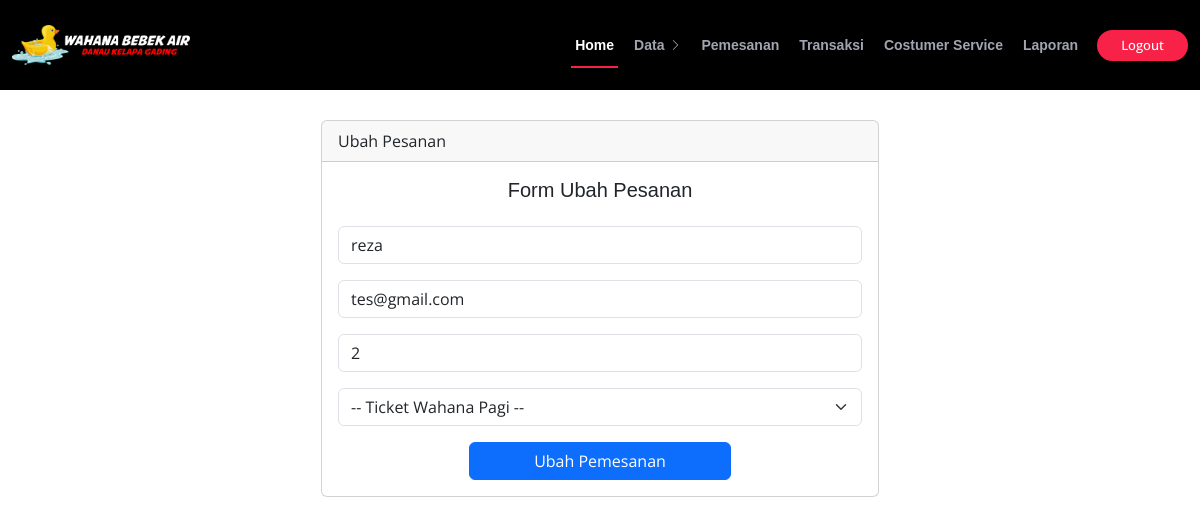
Screenshot of /pelanggan/ref/ubh-psn.php?id=12 (signed in) with the database file from the repository.
### tables this page shows
CREATE TABLE `tbl_pesanan` (
  `id` int(11) NOT NULL,
  `kp` varchar(50) NOT NULL,
  `pemesan` varchar(50) NOT NULL,
  `nama` varchar(50) NOT NULL,
  `email` varchar(30) NOT NULL,
  `tiket` varchar(50) NOT NULL,
  `harga` int(11) NOT NULL,
  `jumlah` int(3) NOT NULL,
  `create_at` datetime NOT NULL DEFAULT current_timestamp(),
  `update_at` datetime NOT NULL
);

### pelanggan/ref/ubh-psn.php (the view, shortened to what this page needs)
<?php
require "../koneksi.php";
$id = $_GET["id"];
$p  = mysqli_query($koneksi,"SELECT * FROM tbl_pesanan WHERE id = $id");
?>
<!DOCTYPE html>
<html lang="en">
<head>
  <link href="../../assets/vendor/fontawesome-free/css/all.min.css" rel="stylesheet">
  <link href="../../assets/vendor/animate.css/animate.min.css" rel="stylesheet">
  <link href="../../assets/vendor/aos/aos.css" rel="stylesheet">
  <link href="../../assets/vendor/bootstrap/css/bootstrap.min.css" rel="stylesheet">
  <link href="../../assets/vendor/bootstrap-icons/bootstrap-icons.css" rel="stylesheet">
  <link href="../../assets/vendor/boxicons/css/boxicons.min.css" rel="stylesheet">
  <link href="../../assets/vendor/glightbox/css/glightbox.min.css" rel="stylesheet">
  <link href="../../assets/vendor/swiper/swiper-bundle.min.css" rel="stylesheet">
  <link href="../../assets/css/style.css" rel="stylesheet">
</head>
<body>
  <header id="header" class="d-flex align-items-center sticky-top" style="background-color: black;">
    <div class="container-fluid container-xxl d-flex align-items-center">
      <div id="logo" class="me-auto">
        <a href="index.html" class="scrollto"><img src="../../assets/img/LOGO3.png" alt="" title=""></a>
      </div>
      <nav id="navbar" class="navbar order-last order-lg-0">
        <ul>
          <li><a class="nav-link scrollto active" href="../index.php">Home</a></li>
          <li class="dropdown"><a href="#kategori"><span>Data</span> <i class="bi bi-chevron-right"></i></a>
              </li>
          <li><a class="nav-link scrollto" href="#buy-tickets">Pemesanan</a></li>
          <li><a class="nav-link scrollto" href="#venue">Transaksi</a></li>
          <li><a class="nav-link scrollto" href="#contact">Costumer Service</a></li>
          <li><a class="nav-link scrollto" href="#hotels">Laporan</a></li>
        </ul>
      </nav>
      <a class="buy-tickets scrollto" href="../Log_System/logout.php">Logout</a>
    </div>
  </header>
  <?php foreach ($p as $data ) : ?>
<div class="container d-flex justify-content-center" style="margin-top: 120px;">
    <div class="card w-50">
        <div class="card-header">Ubah Pesanan</div>
        <div class="card-body">
            <h5 class="card-title text-center">Form Ubah Pesanan</h5>
            <div class="row">
                <div class="col-md-12 mt-3">
                <form action="" method="post" class="row" >
                <div class="form-group">
                        <input type="text" class="form-control" name="nama" value="<?= $data["nama"]?>" placeholder="Your Name">
                </div>
                <div class="form-group mt-3">
                    <input type="text" class="form-control" name="email" value="<?= $data["email"]?>" placeholder="Your Email">
                </div>
                <div class="form-group mt-3">
                    <input type="number" class="form-control" value="<?= $data["jumlah"]?>" name="jumlah" placeholder="Jumlah">
                </div>
                <div class="form-group mt-3">
                    <select id="tiket" name="tiket" class="form-select">
                        <option selected disabled value="<?= $data["tiket"]?>">-- <?= $data["tiket"]?> --</option>
                    </select>
                </div>
                      <div class="text-center mt-3">
                        <button type="submit" name="upsn" class="btn btn-primary w-50">Ubah Pemesanan</button>
                      </div>
            </form>
                </div>
            </div>
        </div>
    </div>
</div>
<?php endforeach; ?>
</body>
</html>

### assets/css/style.css (style rules this page uses)
body { background: #fff; color: #2f3138; font-family: "Open Sans", sans-serif; }
a { color: #f82249; text-decoration: none; transition: 0.5s; }
h1, h2, h3, h4, h5, h6 { font-family: "Raleway", sans-serif; font-weight: 400; margin: 0 0 20px 0; padding: 0; color: #0e1b4d; }
#header { height: 90px; position: fixed; left: 0; top: 0; right: 0; transition: all 0.5s; z-index: 997; }
#header #logo img { padding: 0; margin: 0; max-height: 40px; }
.buy-tickets { color: #fff; background: #f82249; padding: 7px 22px; margin: 0 0 0 15px; border-radius: 50px; border: 2px solid #f82249; transition: all ease-in-out 0.3s; font-weight: 500; line-height: 1; font-size: 13px; white-space: nowrap; }
.navbar { padding: 0; }
.navbar ul { margin: 0; padding: 0; display: flex; list-style: none; align-items: center; }
.navbar li { position: relative; }
.navbar>ul>li { white-space: nowrap; padding: 10px 0 10px 12px; }
.navbar a, .navbar a:focus { display: flex; align-items: center; justify-content: space-between; color: rgba(202, 206, 221, 0.8); font-family: "Raleway", sans-serif; font-weight: 600; font-size: 14px; white-space: nowrap; transition: 0.3s; position: relative; padding: 6px 4px; }
.navbar a i, .navbar a:focus i { font-size: 12px; line-height: 0; margin-left: 5px; }
.navbar>ul>li>a:before { content: ""; position: absolute; width: 0; height: 2px; bottom: -6px; left: 0; background-color: #f82249; visibility: hidden; transition: all 0.3s ease-in-out 0s; }
.navbar a:hover:before, .navbar li:hover>a:before, .navbar .active:before { visibility: visible; width: 100%; }
.navbar a:hover, .navbar .active, .navbar .active:focus, .navbar li:hover>a { color: #fff; }

### rows the page displays
tbl_pesanan: nama "reza", email "tes@gmail.com", jumlah "2"
